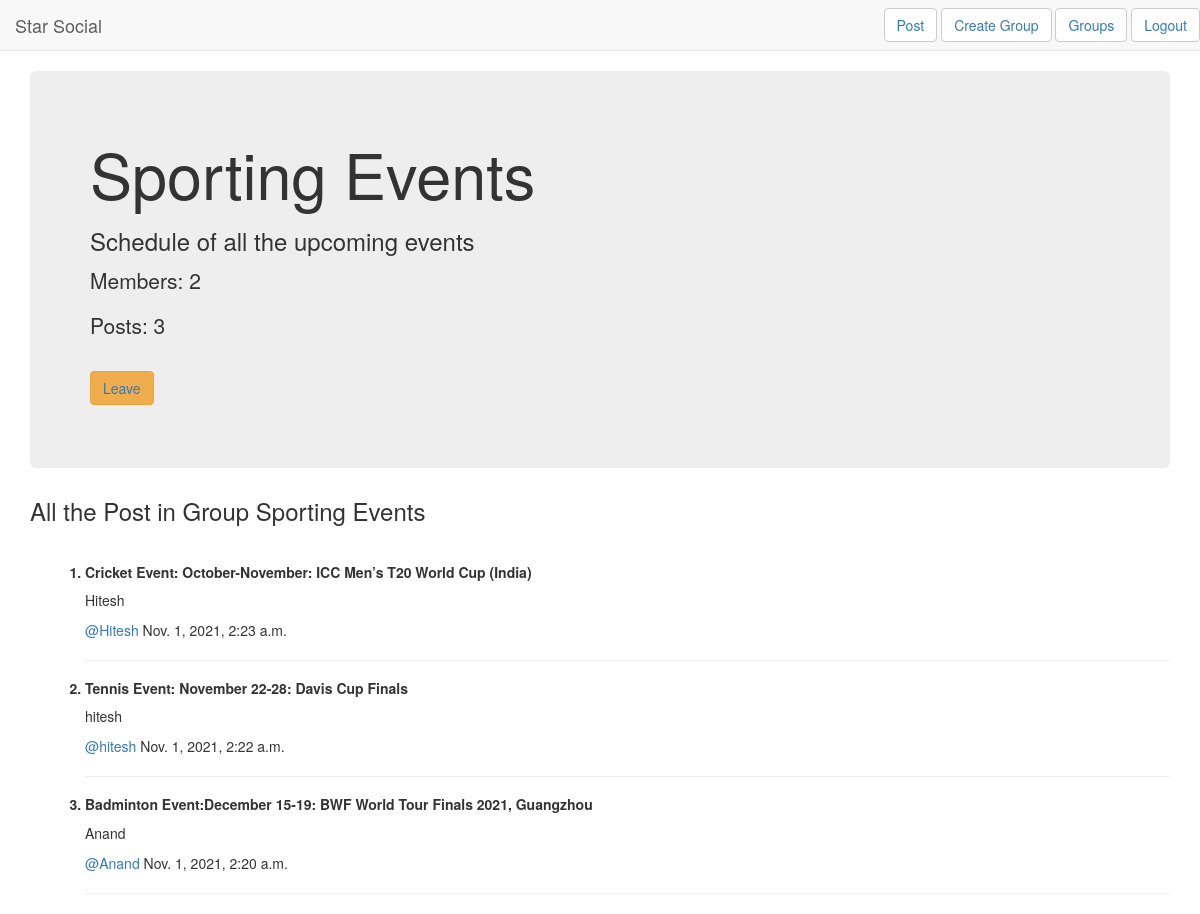
The page /signlog/33/ (signed in) on the database its author committed.
### signlog/models.py (models this page shows, shortened)
class Groups(models.Model):
    name = models.CharField(max_length=256)
    desc = models.TextField()
    cjoin = models.IntegerField(default=0)
    tf = models.BooleanField(default=False)
    cpost=models.IntegerField(default=0)
    usrname=models.CharField(max_length=256,default=',')
    usrrname=models.CharField(max_length=256,default=',')

class Post(models.Model):
    Message = models.CharField(max_length=256)
    Group = models.ForeignKey(Groups, related_name='posts',on_delete=models.CASCADE)
    created_by= models.CharField(max_length=100,default=",")
    dt=models.DateTimeField(default=datetime.now, blank=True)
    class Meta:
        ordering = ('-dt',)

### signlog/views.py (the view)
# urls.py: url(r'^(?P<pk>\d+)/$',views.GroupsDetailView.as_view(),name='detail'),
class GroupsDetailView(LoginRequiredMixin, DetailView):
    login_url = '/signlog/log/'
    redirect_field_name = 'login'
    context_object_name = 'groups_detail'
    fields = ('name', 'desc', 'cjoin', 'cpost')
    model = models.Groups

### signlog/templates/signlog/groups_detail.html
{% extends 'group/gpbase.html' %}
{% block body_block %}
<form method="POST">
   <ol class='jumbotron'>
   <h1>{{groups_detail.name}}</h1>
       <h3>{{groups_detail.desc}}</h3>
       <p>Members: {{groups_detail.cjoin}}
       <p>Posts: {{groups_detail.cpost}}
       <br>
       <br>
      {% if request.user.username in groups_detail.usrname %}
      {%if request.user.username in groups_detail.usrrname %}
       <button type="button" class="btn btn-warning"><a href="{% url 'signlog:updatejoin' pk=groups_detail.pk %}">Join</a></button>
      {%else%}
      <button type="button" class="btn btn-warning"><a href="{% url 'signlog:deletejoin' pk=groups_detail.pk %}">Leave</a></button>
        {% endif %}
       {% else %}
       <button type="button" class="btn btn-warning"><a href="{% url 'signlog:updatejoin' pk=groups_detail.pk %}">Join</a></button>
      {% endif %}
       </ol>
</form>
{% if groups_detail.cpost %}
<h3 style="font-weight: 1500;">All the Post in Group {{groups_detail.name}}</h3>
<br>
<ol style="margin-left: 15px;">
{% for post in groups_detail.posts.all %}
<h5 style="font-weight: 900;"><li>{{post.Message}}</li></h5>
<p style="font-weight: 400;">{{post.created_by}}</p>
<p style="font-weight: 300;"><a href="{% url 'signlog:postlist' pk=post.pk %}">@{{post.created_by}}</a> {{post.dt}}</p>
<hr>
{%endfor%}
</ol>
{% else %}
<h3> No Posts Yet! </h3>
{% endif %}
{% endblock %}

### rows shown on the page
Groups: name "Sporting Events", desc "Schedule of all the upcoming events", cjoin "2", cpost "3"
Post: Message "Cricket Event: October-November: ICC Men’s T20 World Cup (India)", created_by "Hitesh", dt "Nov. 1, 2021, 2:23 a.m."
Post: Message "Tennis Event: November 22-28: Davis Cup Finals", created_by "hitesh", dt "Nov. 1, 2021, 2:22 a.m."
Post: Message "Badminton Event:December 15-19: BWF World Tour Finals 2021, Guangzhou", created_by "Anand", dt "Nov. 1, 2021, 2:20 a.m."
